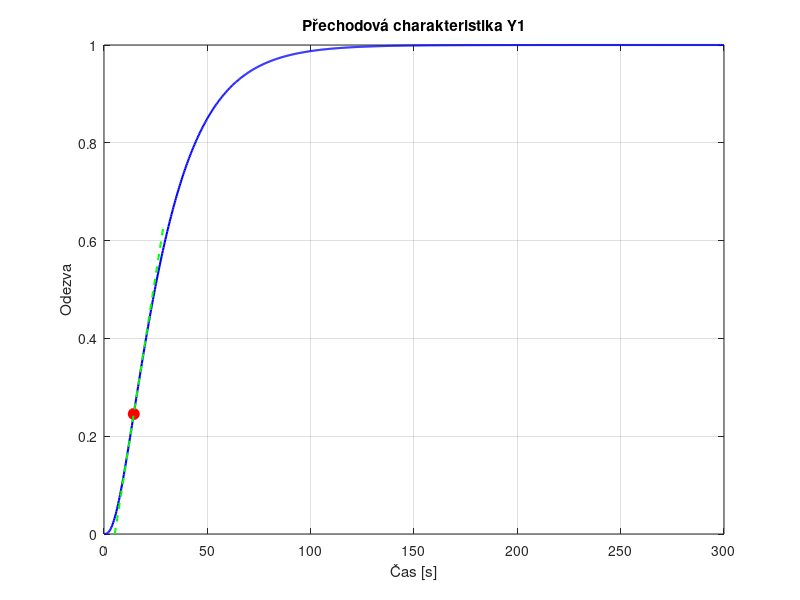
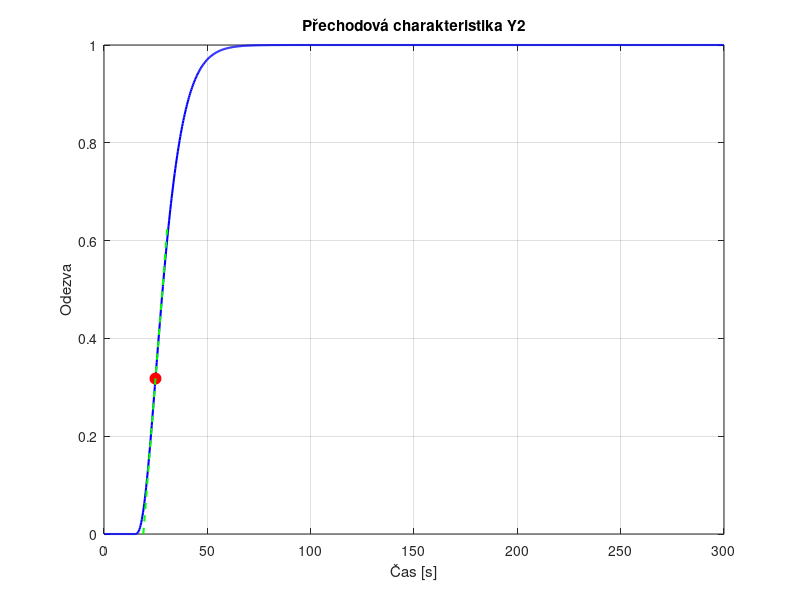
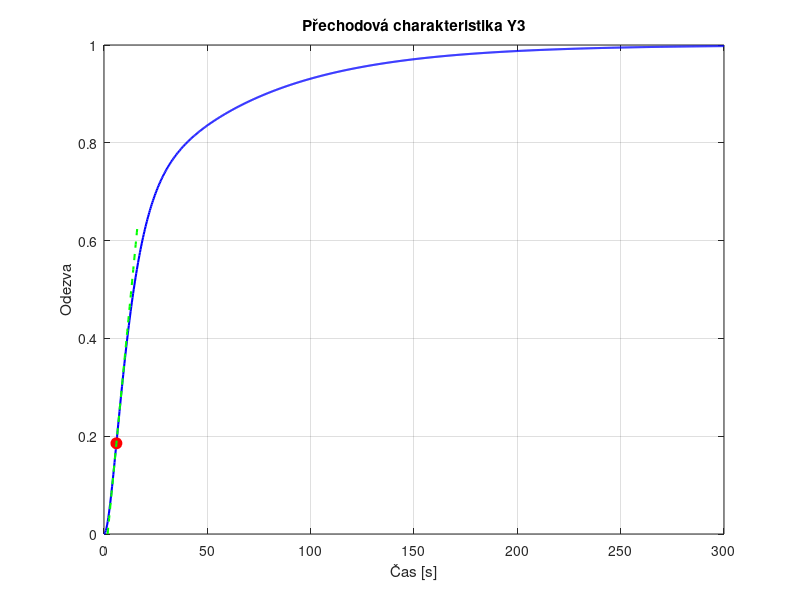
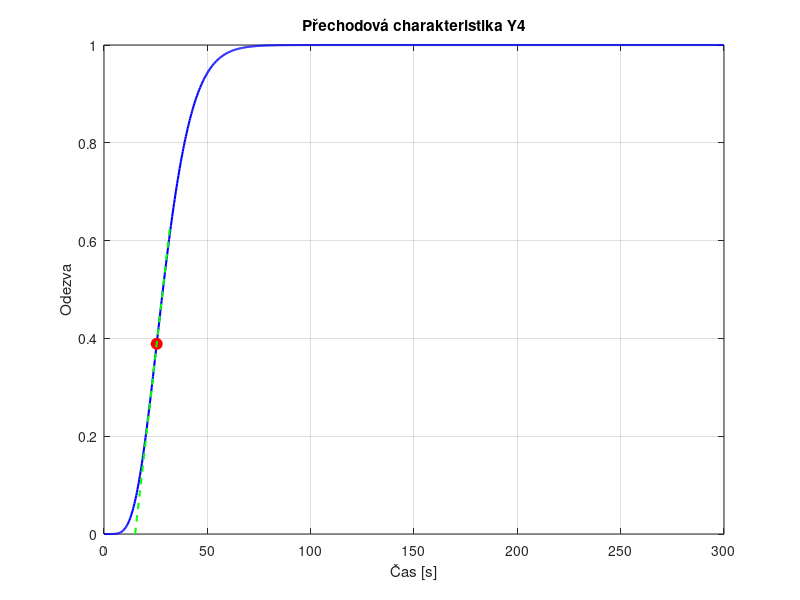

MATLAB code for these plots, in order:
clear
close all;
clc;

load("data_TPR_01.mat");

%% --------------------- Nalezení inflexního bodu -------------------------
% --------------------------------- Y1 ------------------------------------
fprintf('Přechodová charakteristika Y1\n');

dy1 = diff(y1) ./ diff(t);     % První derivace
d2y1 = diff(dy1) ./ diff(t(1:end-1)); % Druhá derivace

inflex_idx = find(d2y1(1:end-1) .* d2y1(2:end) < 0, 1); % První změna znaménka
inflex_t1 = t(inflex_idx+1); % Odpovídající čas
inflex_y1 = y1(inflex_idx+1); % Odpovídající hodnota výstupu

%tečna
slope1 = dy1(inflex_idx); % Směrnice tečny v inflexním bodě

if slope1 ~= 0 % Zabránění dělení nulou
    t_min1 = inflex_t1 - inflex_y1 / slope1; % Kde tečna protne y = 0
    t_max1 = (0.63 - inflex_y1) / slope1 + inflex_t1; % Čas odpovídající y = 1
else
    t_min1 = inflex_t1;
    t_max1 = inflex_t1; % Pokud je směrnice 0, tečna je konstantní
end

t_tangent1 = linspace(t_min1, t_max1, 100); % Hodnoty času pro vykreslení tečny
y_tangent1 = slope1 * (t_tangent1 - inflex_t1) + inflex_y1; % Rovnice přímky


Td1 = t_min1;
T11 = t_max1 - t_min1;

fprintf('Dopravní zpoždění je Td = %.2f a časov konstanta je rovna T1 = %.2f.\n', Td1, T11);

K1 = max(abs(y1));

fprintf('G(s) = (%.2f/%.2fs+1)*e^-%.2fs .\n',K1 , T11, Td1);


figure;
plot(t, y1, 'b', 'LineWidth', 1.5); hold on;
plot(inflex_t1, inflex_y1, 'ro', 'MarkerSize', 8, 'MarkerFaceColor', 'r'); % Inflexní bod
plot(t_tangent1, y_tangent1, 'g--', 'LineWidth', 1.5); % Tečna
xlabel('Čas [s]');
ylabel('Odezva');
title('Přechodová charakteristika Y1');
grid on;

% --------------------------------- Y2 ------------------------------------
fprintf('\nPřechodová charakteristika Y2\n');

dy2 = diff(y2) ./ diff(t);     % První derivace
d2y2 = diff(dy2) ./ diff(t(1:end-1)); % Druhá derivace

inflex_idx = find(d2y2(1:end-1) .* d2y2(2:end) < 0, 1); % První změna znaménka
inflex_t2 = t(inflex_idx+1); % Odpovídající čas
inflex_y2 = y2(inflex_idx+1); % Odpovídající hodnota výstupu

slope2 = dy2(inflex_idx); % Směrnice tečny v inflexním bodě

if slope2 ~= 0 % Zabránění dělení nulou
    t_min2 = inflex_t2 - inflex_y2 / slope2; % Kde tečna protne y = 0    
    t_max2 = (0.63 - inflex_y2) / slope2 + inflex_t2; % Čas odpovídající y = 1
else
    t_min2 = inflex_t2;
    t_max2 = inflex_t2; % Pokud je směrnice 0, tečna je konstantní
end

t_tangent2 = linspace(t_min2, t_max2, 100); % Hodnoty času pro vykreslení tečny
y_tangent2 = slope2 * (t_tangent2 - inflex_t2) + inflex_y2; % Rovnice přímky

Td2 = t_min2;
T12 = t_max2 - t_min2;

fprintf('Dopravní zpoždění je Td = %.2f a časov konstanta je rovna T1 = %.2f.\n', Td2, T12);

K2 = max(abs(y2));

fprintf('G(s) = (%.2f/%.2fs+1)*e^-%.2fs .\n',K2 , T12, Td2);


figure;
plot(t, y2, 'b', 'LineWidth', 1.5); hold on;
plot(inflex_t2, inflex_y2, 'ro', 'MarkerSize', 8, 'MarkerFaceColor', 'r'); % Inflexní bod
plot(t_tangent2, y_tangent2, 'g--', 'LineWidth', 1.5); % Tečna
xlabel('Čas [s]');
ylabel('Odezva');
title('Přechodová charakteristika Y2');
grid on;

% --------------------------------- Y3 ------------------------------------
fprintf('\nPřechodová charakteristika Y3\n');

dy3 = diff(y3) ./ diff(t);     % První derivace
d2y3 = diff(dy3) ./ diff(t(1:end-1)); % Druhá derivace

inflex_idx = find(d2y3(1:end-1) .* d2y3(2:end) < 0, 1); % První změna znaménka
inflex_t3 = t(inflex_idx+1); % Odpovídající čas
inflex_y3 = y3(inflex_idx+1); % Odpovídající hodnota výstupu

slope3 = dy3(inflex_idx); % Směrnice tečny v inflexním bodě

if slope3 ~= 0 % Zabránění dělení nulou
    t_min3 = inflex_t3 - inflex_y3 / slope3; % Kde tečna protne y = 0
    t_max3 = (0.63 - inflex_y3) / slope3 + inflex_t3; % Čas odpovídající y = 1
else
    t_min3 = inflex_t3;
    t_max3 = inflex_t3; % Pokud je směrnice 0, tečna je konstantní
end

t_tangent3 = linspace(t_min3, t_max3, 100); % Hodnoty času pro vykreslení tečny
y_tangent3 = slope3 * (t_tangent3 - inflex_t3) + inflex_y3; % Rovnice přímky

Td3 = t_min3;
T13 = t_max3 - t_min3;

fprintf('Dopravní zpoždění je Td = %.2f a časov konstanta je rovna T1 = %.2f.\n', Td3, T13);

K3 = max(abs(y3));

fprintf('G(s) = (%.2f/%.2fs+1)*e^-%.2fs .\n',K3 , T13, Td3);


figure;
plot(t, y3, 'b', 'LineWidth', 1.5); hold on;
plot(inflex_t3, inflex_y3, 'ro', 'MarkerSize', 8, 'MarkerFaceColor', 'r'); % Inflexní bod
plot(t_tangent3, y_tangent3, 'g--', 'LineWidth', 1.5); % Tečna
xlabel('Čas [s]');
ylabel('Odezva');
title('Přechodová charakteristika Y3');
grid on;

% --------------------------------- Y4 ------------------------------------
fprintf('\nPřechodová charakteristika Y4\n');

dy4 = diff(y4) ./ diff(t);     % První derivace
d2y4 = diff(dy4) ./ diff(t(1:end-1)); % Druhá derivace

inflex_idx = find(d2y4(1:end-1) .* d2y4(2:end) < 0, 1); % První změna znaménka
inflex_t4 = t(inflex_idx+1); % Odpovídající čas
inflex_y4 = y4(inflex_idx+1); % Odpovídající hodnota výstupu

slope4 = dy4(inflex_idx); % Směrnice tečny v inflexním bodě

if slope4 ~= 0 % Zabránění dělení nulou
    t_min4 = inflex_t4 - inflex_y4 / slope4; % Kde tečna protne y = 0
    t_max4 = (0.63 - inflex_y4) / slope4 + inflex_t4; % Čas odpovídající y = 1
else
    t_min4 = inflex_t4;
    t_max4 = inflex_t4; % Pokud je směrnice 0, tečna je konstantní
end

t_tangent4 = linspace(t_min4, t_max4, 100); % Hodnoty času pro vykreslení tečny
y_tangent4 = slope4 * (t_tangent4 - inflex_t4) + inflex_y4; % Rovnice přímky


Td4 = t_min4;
T14 = t_max4 - t_min4;

fprintf('Dopravní zpoždění je Td = %.2f a časov konstanta je rovna T1 = %.2f.\n', Td4, T14);

K4 = max(abs(y4));

fprintf('G(s) = (%.2f/%.2fs+1)*e^-%.2fs .\n',K4 , T14, Td4);


figure;
plot(t, y4, 'b', 'LineWidth', 1.5); hold on;
plot(inflex_t4, inflex_y4, 'ro', 'MarkerSize', 8, 'MarkerFaceColor', 'r'); % Inflexní bod
plot(t_tangent4, y_tangent4, 'g--', 'LineWidth', 1.5); % Tečna
xlabel('Čas [s]');
ylabel('Odezva');
title('Přechodová charakteristika Y4');
grid on;

